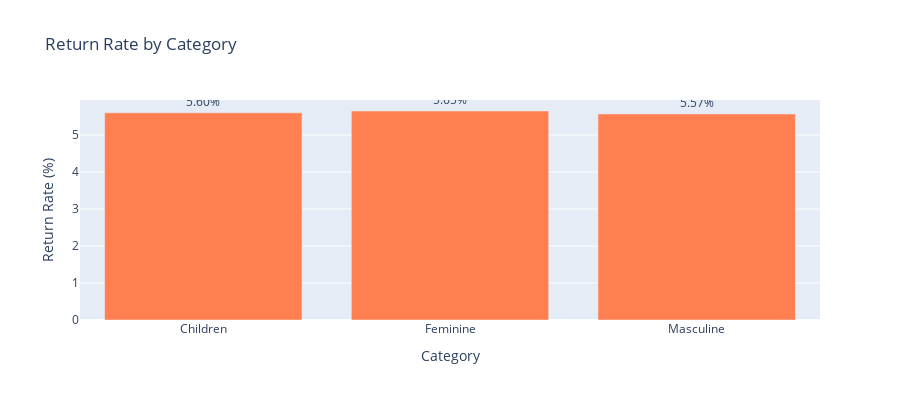
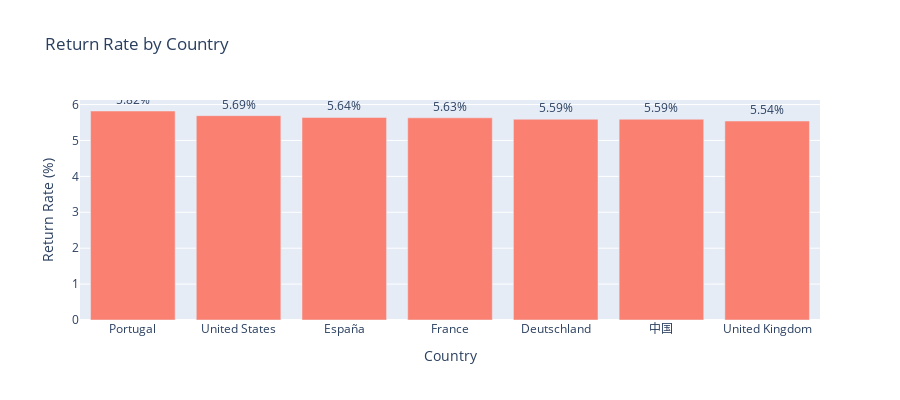
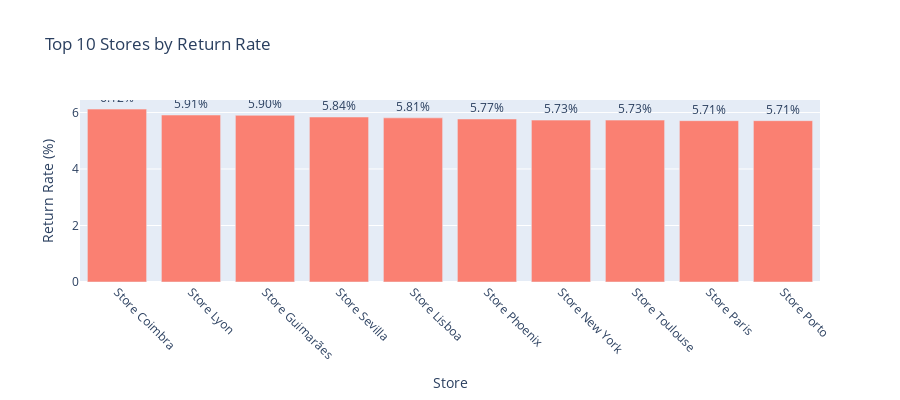

Notebook code cell kept with these figures, in order:
### Markdown cell above
# B. RETURN ANALYSIS

### Code cell
# B. RETURN ANALYSIS
# =====================================================================
print("\n" + "="*80)
print("B. RETURN ANALYSIS")
print("="*80)

# Calculate gross and returns
gross_revenue = transactions[transactions['is_return'] == 0]['Line_Total'].sum()
return_loss = transactions[transactions['is_return'] == 1]['Line_Total'].sum()
net_revenue = transactions['Line_Total'].sum()
overall_return_rate = abs(return_loss / gross_revenue * 100)

print(f"\n💰 OVERALL RETURN METRICS:")
print(f"   Gross Revenue:  ${gross_revenue:>15,.2f}")
print(f"   Return Loss:    ${return_loss:>15,.2f}")
print(f"   Net Revenue:    ${net_revenue:>15,.2f}")
print(f"   Return Rate:    {overall_return_rate:>14.2f}%")

# --- B1. Return Rate by Category ---
print("\n📦 B1. RETURN RATE BY CATEGORY")

category_gross = trans_category[trans_category['is_return'] == 0].groupby('Category')['Line_Total'].sum()
category_returns = trans_category[trans_category['is_return'] == 1].groupby('Category')['Line_Total'].sum()
category_return_rate = (abs(category_returns) / category_gross * 100).round(2)

print("\nReturn Rate by Category:")
for category, rate in category_return_rate.items():
    print(f"   {category:10s}: {rate:>6.2f}%")

# Visualization
fig = go.Figure(data=[
    go.Bar(
        x=category_return_rate.index,
        y=category_return_rate.values,
        marker_color='coral',
        text=[f'{v:.2f}%' for v in category_return_rate.values],
        textposition='outside'
    )
])
fig.update_layout(
    title='Return Rate by Category',
    xaxis_title='Category',
    yaxis_title='Return Rate (%)',
    height=400
)
fig.show()

# --- B2. Return Rate by Country ---
print("\n🌍 B2. RETURN RATE BY COUNTRY")

country_gross = trans_country[trans_country['is_return'] == 0].groupby('Country')['Line_Total'].sum()
country_returns = trans_country[trans_country['is_return'] == 1].groupby('Country')['Line_Total'].sum()
country_return_rate = (abs(country_returns) / country_gross * 100).round(2).sort_values(ascending=False)

print("\nReturn Rate by Country:")
for country, rate in country_return_rate.items():
    print(f"   {country:15s}: {rate:>6.2f}%")

# Visualization
fig = go.Figure(data=[
    go.Bar(
        x=country_return_rate.index,
        y=country_return_rate.values,
        marker_color='salmon',
        text=[f'{v:.2f}%' for v in country_return_rate.values],
        textposition='outside'
    )
])
fig.update_layout(
    title='Return Rate by Country',
    xaxis_title='Country',
    yaxis_title='Return Rate (%)',
    height=400
)
fig.show()

# --- B3. Return Loss by Category ---
print("\n💸 B3. RETURN LOSS BY CATEGORY")

print("\nReturn Loss by Category:")
for category, loss in category_returns.items():
    print(f"   {category:10s}: ${abs(loss):>15,.2f}")

# --- B4. Top 10 Products by Net Revenue ---
print("\n🏆 B4. TOP 10 PRODUCTS BY NET REVENUE")

product_net_revenue = transactions.groupby('Product_ID')['Line_Total'].sum().sort_values(ascending=False).head(10)

print("\nTop 10 Products by Net Revenue:")
for i, (prod_id, revenue) in enumerate(product_net_revenue.items(), 1):
    name = product_names.get(prod_id, 'Unknown')[:50]
    print(f"   {i:2d}. {name:50s} ${revenue:>12,.2f}")

# --- B5. Return Rate by Store ---
print("\n🏬 B5. RETURN RATE BY STORE")

store_gross = transactions[transactions['is_return'] == 0].groupby('Store_ID')['Line_Total'].sum()
store_returns = transactions[transactions['is_return'] == 1].groupby('Store_ID')['Line_Total'].sum()
store_return_rate = (abs(store_returns) / store_gross * 100).round(2).sort_values(ascending=False)

# Get store names
store_return_data = pd.DataFrame({
    'Store_ID': store_return_rate.index,
    'Return_Rate': store_return_rate.values
})
store_return_data = store_return_data.merge(stores[['Store_ID', 'Store_Name', 'Country']],
                                            left_on='Store_ID', right_on='Store_ID')

print("\nTop 10 Stores with Highest Return Rate:")
for i, (_, row) in enumerate(store_return_data.head(10).iterrows(), 1):
    print(f"   {i:2d}. {row['Store_Name']:20s} ({row['Country']:15s}): {row['Return_Rate']:>6.2f}%")

print("\nTop 10 Stores with Lowest Return Rate:")
for i, (_, row) in enumerate(store_return_data.tail(10).sort_values('Return_Rate').iterrows(), 1):
    print(f"   {i:2d}. {row['Store_Name']:20s} ({row['Country']:15s}): {row['Return_Rate']:>6.2f}%")

# Visualization
fig = go.Figure()

# Top 10 highest
top_10_highest = store_return_data.head(10)
fig.add_trace(go.Bar(
    name='Highest Return Rate',
    x=top_10_highest['Store_Name'],
    y=top_10_highest['Return_Rate'],
    marker_color='salmon',
    text=[f'{v:.2f}%' for v in top_10_highest['Return_Rate']],
    textposition='outside'
))

fig.update_layout(
    title='Top 10 Stores by Return Rate',
    xaxis_title='Store',
    yaxis_title='Return Rate (%)',
    height=400
)
fig.update_xaxes(tickangle=45)
fig.show()

# --- B6. Return Correlation Summary ---
print("\n📊 B6. RETURN CORRELATION SUMMARY")

# Best and worst stores
best_store = store_return_data.iloc[-1]
worst_store = store_return_data.iloc[0]

print(f"\n✅ BEST STORE (Lowest Returns):")
print(f"   Store: {best_store['Store_Name']}")
print(f"   Country: {best_store['Country']}")
print(f"   Return Rate: {best_store['Return_Rate']:.2f}%")

print(f"\n❌ WORST STORE (Highest Returns):")
print(f"   Store: {worst_store['Store_Name']}")
print(f"   Country: {worst_store['Country']}")
print(f"   Return Rate: {worst_store['Return_Rate']:.2f}%")

# Overall stats
print(f"\n📈 RETURN RATE STATISTICS:")
print(f"   Average Store Return Rate: {store_return_rate.mean():.2f}%")
print(f"   Median Store Return Rate:  {store_return_rate.median():.2f}%")
print(f"   Std Deviation:             {store_return_rate.std():.2f}%")
print(f"   Range:                     {store_return_rate.min():.2f}% - {store_return_rate.max():.2f}%")

# --- B7. Products with Lowest/Highest Returns ---
print("\n📦 B7. PRODUCTS WITH LOWEST/HIGHEST RETURNS")

# Calculate return rate per product
product_gross = transactions[transactions['is_return'] == 0].groupby('Product_ID')['Line_Total'].sum()
product_returns = transactions[transactions['is_return'] == 1].groupby('Product_ID')['Line_Total'].sum()
product_return_rate = (abs(product_returns) / product_gross * 100).round(2)

# Products with sales but zero returns
products_with_sales = product_gross.index
products_with_returns = product_returns.index
zero_return_products = [p for p in products_with_sales if p not in products_with_returns]

print(f"\n✅ PRODUCTS WITH ZERO RETURNS: {len(zero_return_products)}")
if len(zero_return_products) > 0:
    print("\nSample of products with zero returns (Top 10 by revenue):")
    zero_return_revenue = product_gross[zero_return_products].sort_values(ascending=False).head(10)
    for i, (prod_id, revenue) in enumerate(zero_return_revenue.items(), 1):
        name = product_names.get(prod_id, 'Unknown')[:50]
        print(f"   {i:2d}. {name:50s} ${revenue:>10,.2f}")

# Highest return rate products (with significant sales)
high_volume_products = product_gross[product_gross > product_gross.quantile(0.5)]
high_return_products = product_return_rate[product_return_rate.index.isin(high_volume_products.index)].sort_values(ascending=False).head(10)

print(f"\n❌ TOP 10 PRODUCTS WITH HIGHEST RETURN RATE (min revenue threshold):")
for i, (prod_id, rate) in enumerate(high_return_products.items(), 1):
    name = product_names.get(prod_id, 'Unknown')[:50]
    revenue = product_gross.get(prod_id, 0)
    returns = abs(product_returns.get(prod_id, 0))
    print(f"   {i:2d}. {name:50s}")
    print(f"       Return Rate: {rate:>6.2f}% | Revenue: ${revenue:>10,.2f} | Returns: ${returns:>10,.2f}")

# Visualization
fig = go.Figure()

# Show distribution of return rates
return_rate_dist = product_return_rate.value_counts(bins=20).sort_index()
fig.add_trace(go.Bar(
    x=[f'{i.left:.1f}-{i.right:.1f}%' for i in return_rate_dist.index],
    y=return_rate_dist.values,
    marker_color='lightcoral'
))

fig.update_layout(
    title='Distribution of Product Return Rates',
    xaxis_title='Return Rate Range',
    yaxis_title='Number of Products',
    height=400
)
fig.update_xaxes(tickangle=45)
fig.show()

### Figure 1 — Plotly figure (JSON) as saved in the notebook; plotly's stock layout.template omitted (floating-point values rounded to 4 significant figures)
{"data": [{"marker": {"color": "coral"}, "text": ["5.60%", "5.65%", "5.57%"], "textposition": "outside", "type": "bar", "x": ["Children", "Feminine", "Masculine"], "y": [5.6, 5.65, 5.57]}], "layout": {"height": 400, "title": {"text": "Return Rate by Category"}, "xaxis": {"title": {"text": "Category"}}, "yaxis": {"title": {"text": "Return Rate (%)"}}}}

### Figure 2 — Plotly figure (JSON) as saved in the notebook; plotly's stock layout.template omitted (floating-point values rounded to 4 significant figures)
{"data": [{"marker": {"color": "salmon"}, "text": ["5.82%", "5.69%", "5.64%", "5.63%", "5.59%", "5.59%", "5.54%"], "textposition": "outside", "type": "bar", "x": ["Portugal", "United States", "España", "France", "Deutschland", "中国", "United Kingdom"], "y": [5.82, 5.69, 5.64, 5.63, 5.59, 5.59, 5.54]}], "layout": {"height": 400, "title": {"text": "Return Rate by Country"}, "xaxis": {"title": {"text": "Country"}}, "yaxis": {"title": {"text": "Return Rate (%)"}}}}

### Figure 3 — Plotly figure (JSON) as saved in the notebook; plotly's stock layout.template omitted (floating-point values rounded to 4 significant figures)
{"data": [{"marker": {"color": "salmon"}, "name": "Highest Return Rate", "text": ["6.12%", "5.91%", "5.90%", "5.84%", "5.81%", "5.77%", "5.73%", "5.73%", "5.71%", "5.71%"], "textposition": "outside", "type": "bar", "x": ["Store Coimbra", "Store Lyon", "Store Guimarães", "Store Sevilla", "Store Lisboa", "Store Phoenix", "Store New York", "Store Toulouse", "Store Paris", "Store Porto"], "y": [6.12, 5.91, 5.9, 5.84, 5.81, 5.77, 5.73, 5.73, 5.71, 5.71]}], "layout": {"height": 400, "title": {"text": "Top 10 Stores by Return Rate"}, "xaxis": {"tickangle": 45, "title": {"text": "Store"}}, "yaxis": {"title": {"text": "Return Rate (%)"}}}}
